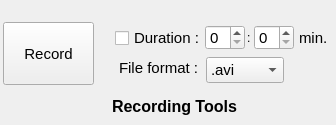
            <widget class="QWidget" name="widget_2" native="true">
             <property name="sizePolicy">
              <sizepolicy hsizetype="Fixed" vsizetype="Fixed">
               <horstretch>0</horstretch>
               <verstretch>0</verstretch>
              </sizepolicy>
             </property>
             <property name="minimumSize">
              <size>
               <width>330</width>
               <height>125</height>
              </size>
             </property>
             <widget class="QLabel" name="label_19">
              <property name="geometry">
               <rect>
                <x>119</x>
                <y>60</y>
                <width>91</width>
                <height>16</height>
               </rect>
              </property>
              <property name="font">
               <font>
                <family>Arial</family>
                <pointsize>11</pointsize>
               </font>
              </property>
              <property name="text">
               <string>File format :</string>
              </property>
             </widget>
             <widget class="QSpinBox" name="spinBox">
              <property name="geometry">
               <rect>
                <x>205</x>
                <y>25</y>
                <width>40</width>
                <height>25</height>
               </rect>
              </property>
              <property name="font">
               <font>
                <family>Arial</family>
                <pointsize>11</pointsize>
               </font>
              </property>
             </widget>
             <widget class="QLabel" name="label_22">
              <property name="geometry">
               <rect>
                <x>299</x>
                <y>30</y>
                <width>28</width>
                <height>16</height>
               </rect>
              </property>
              <property name="font">
               <font>
                <family>Arial</family>
                <pointsize>11</pointsize>
               </font>
              </property>
              <property name="text">
               <string>min.</string>
              </property>
             </widget>
             <widget class="QLabel" name="label_21">
              <property name="geometry">
               <rect>
                <x>112</x>
                <y>97</y>
                <width>126</width>
                <height>19</height>
               </rect>
              </property>
              <property name="font">
               <font>
                <family>Arial</family>
                <pointsize>12</pointsize>
                <weight>75</weight>
                <bold>true</bold>
               </font>
              </property>
              <property name="text">
               <string>Recording Tools</string>
              </property>
             </widget>
             <widget class="QCheckBox" name="checkBox_2">
              <property name="geometry">
               <rect>
                <x>115</x>
                <y>30</y>
                <width>88</width>
                <height>16</height>
               </rect>
              </property>
              <property name="font">
               <font>
                <family>Arial</family>
                <pointsize>11</pointsize>
               </font>
              </property>
              <property name="text">
               <string>Duration :</string>
              </property>
             </widget>
             <widget class="QLabel" name="label_20">
              <property name="geometry">
               <rect>
                <x>247</x>
                <y>30</y>
                <width>7</width>
                <height>16</height>
               </rect>
              </property>
              <property name="text">
               <string>:</string>
              </property>
             </widget>
             <widget class="QComboBox" name="comboBox">
              <property name="geometry">
               <rect>
                <x>206</x>
                <y>57</y>
                <width>78</width>
                <height>26</height>
               </rect>
              </property>
              <property name="font">
               <font>
                <family>Arial</family>
                <pointsize>11</pointsize>
               </font>
              </property>
              <item>
               <property name="text">
                <string>.avi</string>
               </property>
              </item>
              <item>
               <property name="text">
                <string>.wmv</string>
               </property>
              </item>
              <item>
               <property name="text">
                <string>.Mp4</string>
               </property>
              </item>
              <item>
               <property name="text">
                <string>.tiff</string>
               </property>
              </item>
             </widget>
             <widget class="QSpinBox" name="spinBox_2">
              <property name="geometry">
               <rect>
                <x>254</x>
                <y>25</y>
                <width>40</width>
                <height>25</height>
               </rect>
              </property>
              <property name="font">
               <font>
                <family>Arial</family>
                <pointsize>11</pointsize>
               </font>
              </property>
             </widget>
             <widget class="QPushButton" name="recordButton">
              <property name="geometry">
               <rect>
                <x>3</x>
                <y>22</y>
                <width>91</width>
                <height>63</height>
               </rect>
              </property>
              <property name="font">
               <font>
                <family>Arial</family>
                <pointsize>11</pointsize>
               </font>
              </property>
              <property name="text">
               <string>Record</string>
              </property>
             </widget>
            </widget>
